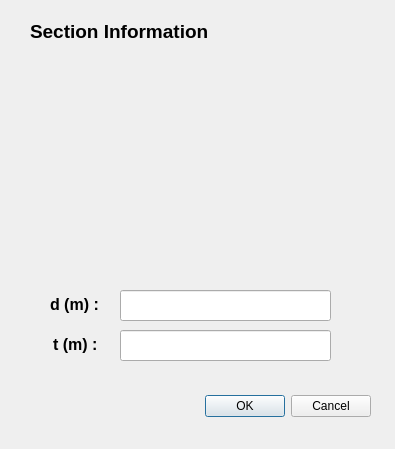
<?xml version="1.0" encoding="UTF-8"?>
<ui version="4.0">
 <class>I_section_Dialog</class>
 <widget class="QDialog" name="I_section_Dialog">
  <property name="geometry">
   <rect>
    <x>0</x>
    <y>0</y>
    <width>395</width>
    <height>449</height>
   </rect>
  </property>
  <property name="windowTitle">
   <string>Dialog</string>
  </property>
  <widget class="QDialogButtonBox" name="buttonBox">
   <property name="geometry">
    <rect>
     <x>170</x>
     <y>390</y>
     <width>201</width>
     <height>32</height>
    </rect>
   </property>
   <property name="orientation">
    <enum>Qt::Horizontal</enum>
   </property>
   <property name="standardButtons">
    <set>QDialogButtonBox::Cancel|QDialogButtonBox::Ok</set>
   </property>
  </widget>
  <widget class="QLabel" name="label_2">
   <property name="geometry">
    <rect>
     <x>30</x>
     <y>20</y>
     <width>341</width>
     <height>20</height>
    </rect>
   </property>
   <property name="text">
    <string>&lt;html&gt;&lt;head/&gt;&lt;body&gt;&lt;p&gt;&lt;span style=&quot; font-size:14pt; font-weight:600;&quot;&gt;Section Information&lt;/span&gt;&lt;/p&gt;&lt;/body&gt;&lt;/html&gt;</string>
   </property>
  </widget>
  <widget class="QLabel" name="label_5">
   <property name="geometry">
    <rect>
     <x>50</x>
     <y>295</y>
     <width>91</width>
     <height>20</height>
    </rect>
   </property>
   <property name="text">
    <string>&lt;html&gt;&lt;head/&gt;&lt;body&gt;&lt;p&gt;&lt;span style=&quot; font-size:12pt; font-weight:600;&quot;&gt;d (m) : &lt;/span&gt;&lt;/p&gt;&lt;/body&gt;&lt;/html&gt;</string>
   </property>
  </widget>
  <widget class="QLineEdit" name="d_input">
   <property name="geometry">
    <rect>
     <x>120</x>
     <y>290</y>
     <width>211</width>
     <height>31</height>
    </rect>
   </property>
  </widget>
  <widget class="QLabel" name="label_7">
   <property name="geometry">
    <rect>
     <x>80</x>
     <y>40</y>
     <width>271</width>
     <height>231</height>
    </rect>
   </property>
   <property name="whatsThis">
    <string>&lt;html&gt;&lt;head/&gt;&lt;body&gt;&lt;p&gt;&lt;img src=&quot;:/I_section.JPG&quot;/&gt;&lt;/p&gt;&lt;/body&gt;&lt;/html&gt;</string>
   </property>
   <property name="text">
    <string>&lt;html&gt;&lt;head/&gt;&lt;body&gt;&lt;p&gt;&lt;img src=&quot;:/hollow_circular_section.JPG&quot; width=&quot;240&quot; height=&quot;200&quot;/&gt;&lt;/p&gt;&lt;/body&gt;&lt;/html&gt;</string>
   </property>
  </widget>
  <widget class="QLabel" name="label_8">
   <property name="geometry">
    <rect>
     <x>53</x>
     <y>335</y>
     <width>91</width>
     <height>20</height>
    </rect>
   </property>
   <property name="text">
    <string>&lt;html&gt;&lt;head/&gt;&lt;body&gt;&lt;p&gt;&lt;span style=&quot; font-size:12pt; font-weight:600;&quot;&gt;t (m) : &lt;/span&gt;&lt;/p&gt;&lt;/body&gt;&lt;/html&gt;</string>
   </property>
  </widget>
  <widget class="QLineEdit" name="t_input">
   <property name="geometry">
    <rect>
     <x>120</x>
     <y>330</y>
     <width>211</width>
     <height>31</height>
    </rect>
   </property>
  </widget>
 </widget>
 <resources>
  <include location="section.qrc"/>
 </resources>
 <connections>
  <connection>
   <sender>buttonBox</sender>
   <signal>accepted()</signal>
   <receiver>I_section_Dialog</receiver>
   <slot>accept()</slot>
   <hints>
    <hint type="sourcelabel">
     <x>248</x>
     <y>254</y>
    </hint>
    <hint type="destinationlabel">
     <x>157</x>
     <y>274</y>
    </hint>
   </hints>
  </connection>
  <connection>
   <sender>buttonBox</sender>
   <signal>rejected()</signal>
   <receiver>I_section_Dialog</receiver>
   <slot>reject()</slot>
   <hints>
    <hint type="sourcelabel">
     <x>316</x>
     <y>260</y>
    </hint>
    <hint type="destinationlabel">
     <x>286</x>
     <y>274</y>
    </hint>
   </hints>
  </connection>
 </connections>
</ui>
